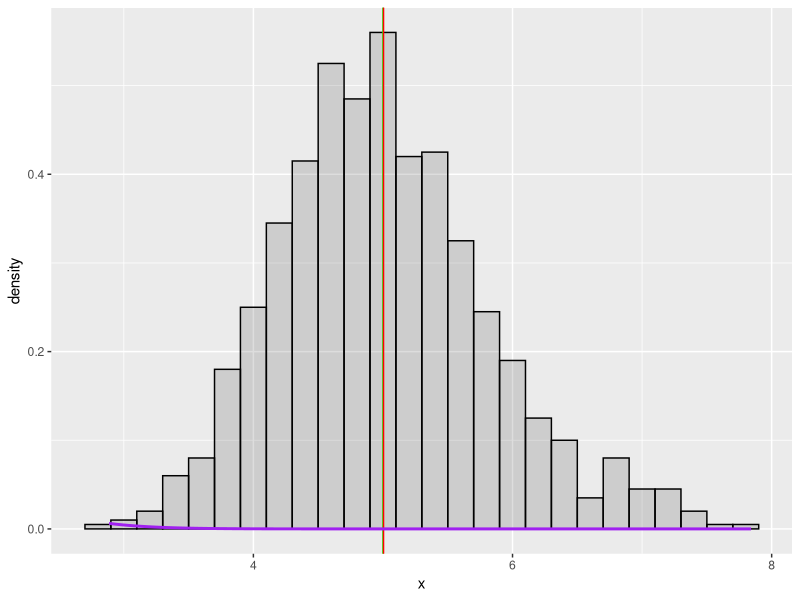

Reproduce this figure in R.
## ---- chunk 1
library(ggplot2)

set.seed(272727)

lambda <- 0.2
nosim <- 1000
n <- 40

table <- matrix(rexp(n*nosim, lambda), nrow = nosim)
dat <- data.frame(
  x = apply(table, 1, mean))
popMean <- 1 / lambda
popVariance <- (1 / lambda / sqrt(n)) ^ 2
sampleMean <- mean(dat$x)
sampleVariance <- var(dat$x)
g <- ggplot(dat, aes(x = x)) + geom_histogram(alpha = .20, binwidth=.2, colour = "black", aes(y = ..density..)) 
g <- g + geom_vline(xintercept = popMean, color="green") + geom_vline(xintercept = sampleMean, color="red")
g <- g + stat_function(fun = dnorm, arg = c(mean = popMean, sd = 1/lambda/sqrt(n)), size = 1, color = "purple")
g
